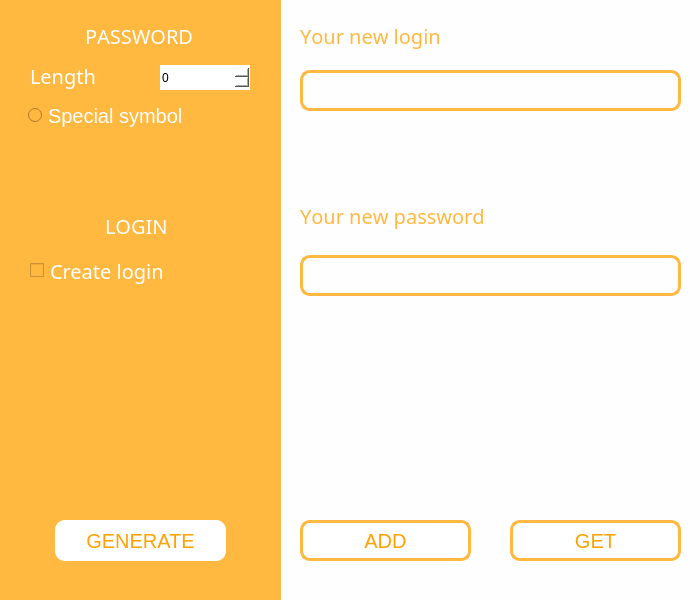
<?xml version="1.0" encoding="UTF-8"?>
<ui version="4.0">
 <class>MainWindow</class>
 <widget class="QMainWindow" name="MainWindow">
  <property name="geometry">
   <rect>
    <x>0</x>
    <y>0</y>
    <width>700</width>
    <height>600</height>
   </rect>
  </property>
  <property name="windowTitle">
   <string>MainWindow</string>
  </property>
  <property name="styleSheet">
   <string notr="true">background-color: #white</string>
  </property>
  <widget class="QWidget" name="centralwidget">
   <property name="styleSheet">
    <string notr="true">background-color: #FFFEFE</string>
   </property>
   <widget class="QFrame" name="frame">
    <property name="enabled">
     <bool>true</bool>
    </property>
    <property name="geometry">
     <rect>
      <x>0</x>
      <y>0</y>
      <width>281</width>
      <height>601</height>
     </rect>
    </property>
    <property name="styleSheet">
     <string notr="true">background-color: #FFB840;
border: #FFB840</string>
    </property>
    <property name="frameShape">
     <enum>QFrame::StyledPanel</enum>
    </property>
    <property name="frameShadow">
     <enum>QFrame::Raised</enum>
    </property>
    <widget class="QLabel" name="label">
     <property name="geometry">
      <rect>
       <x>85</x>
       <y>10</y>
       <width>181</width>
       <height>51</height>
      </rect>
     </property>
     <property name="font">
      <font>
       <family>Microsoft YaHei</family>
       <pointsize>15</pointsize>
       <weight>50</weight>
       <italic>false</italic>
       <bold>false</bold>
       <kerning>false</kerning>
      </font>
     </property>
     <property name="styleSheet">
      <string notr="true">color: white</string>
     </property>
     <property name="text">
      <string>PASSWORD</string>
     </property>
    </widget>
    <widget class="QLabel" name="label_2">
     <property name="geometry">
      <rect>
       <x>30</x>
       <y>60</y>
       <width>111</width>
       <height>31</height>
      </rect>
     </property>
     <property name="font">
      <font>
       <family>Microsoft YaHei</family>
       <pointsize>15</pointsize>
       <weight>50</weight>
       <italic>false</italic>
       <bold>false</bold>
       <kerning>false</kerning>
      </font>
     </property>
     <property name="styleSheet">
      <string notr="true">color: white</string>
     </property>
     <property name="text">
      <string>Length</string>
     </property>
    </widget>
    <widget class="QSpinBox" name="spinBox">
     <property name="geometry">
      <rect>
       <x>160</x>
       <y>65</y>
       <width>90</width>
       <height>25</height>
      </rect>
     </property>
     <property name="styleSheet">
      <string notr="true">background-color: white</string>
     </property>
    </widget>
    <widget class="QRadioButton" name="radioButton">
     <property name="geometry">
      <rect>
       <x>28</x>
       <y>100</y>
       <width>200</width>
       <height>31</height>
      </rect>
     </property>
     <property name="font">
      <font>
       <family>Microsoft YaHei UI</family>
       <pointsize>15</pointsize>
      </font>
     </property>
     <property name="styleSheet">
      <string notr="true">color: white</string>
     </property>
     <property name="text">
      <string>Special symbol</string>
     </property>
    </widget>
    <widget class="QPushButton" name="pushButton">
     <property name="enabled">
      <bool>true</bool>
     </property>
     <property name="geometry">
      <rect>
       <x>55</x>
       <y>520</y>
       <width>171</width>
       <height>41</height>
      </rect>
     </property>
     <property name="font">
      <font>
       <family>Microsoft YaHei UI</family>
       <pointsize>15</pointsize>
      </font>
     </property>
     <property name="mouseTracking">
      <bool>false</bool>
     </property>
     <property name="styleSheet">
      <string notr="true">QPushButton{
	background-color: white;
	color:#FFA100;
	border-radius: 10px;
}</string>
     </property>
     <property name="text">
      <string>GENERATE</string>
     </property>
     <property name="flat">
      <bool>false</bool>
     </property>
    </widget>
    <widget class="QLabel" name="label_3">
     <property name="geometry">
      <rect>
       <x>105</x>
       <y>200</y>
       <width>71</width>
       <height>51</height>
      </rect>
     </property>
     <property name="font">
      <font>
       <family>Microsoft YaHei</family>
       <pointsize>15</pointsize>
       <weight>50</weight>
       <italic>false</italic>
       <bold>false</bold>
       <kerning>false</kerning>
      </font>
     </property>
     <property name="styleSheet">
      <string notr="true">color: white</string>
     </property>
     <property name="text">
      <string>LOGIN</string>
     </property>
    </widget>
    <widget class="QCheckBox" name="checkBox">
     <property name="geometry">
      <rect>
       <x>30</x>
       <y>250</y>
       <width>141</width>
       <height>41</height>
      </rect>
     </property>
     <property name="font">
      <font>
       <family>Microsoft YaHei</family>
       <pointsize>15</pointsize>
      </font>
     </property>
     <property name="styleSheet">
      <string notr="true">color: white</string>
     </property>
     <property name="text">
      <string>Create login</string>
     </property>
    </widget>
   </widget>
   <widget class="QLabel" name="label_4">
    <property name="geometry">
     <rect>
      <x>300</x>
      <y>10</y>
      <width>201</width>
      <height>51</height>
     </rect>
    </property>
    <property name="font">
     <font>
      <family>Microsoft YaHei</family>
      <pointsize>15</pointsize>
      <weight>50</weight>
      <italic>false</italic>
      <bold>false</bold>
      <kerning>false</kerning>
     </font>
    </property>
    <property name="styleSheet">
     <string notr="true">color: #FFB840</string>
    </property>
    <property name="text">
     <string>Your new login</string>
    </property>
   </widget>
   <widget class="QLineEdit" name="lineEdit">
    <property name="enabled">
     <bool>true</bool>
    </property>
    <property name="geometry">
     <rect>
      <x>300</x>
      <y>255</y>
      <width>381</width>
      <height>41</height>
     </rect>
    </property>
    <property name="font">
     <font>
      <family>Microsoft YaHei UI</family>
      <pointsize>12</pointsize>
     </font>
    </property>
    <property name="styleSheet">
     <string notr="true">color: #FFB840;
border-radius : 10px;
border: 3px solid #FFB840
</string>
    </property>
    <property name="inputMask">
     <string/>
    </property>
    <property name="text">
     <string/>
    </property>
   </widget>
   <widget class="QLabel" name="label_5">
    <property name="geometry">
     <rect>
      <x>300</x>
      <y>190</y>
      <width>201</width>
      <height>51</height>
     </rect>
    </property>
    <property name="font">
     <font>
      <family>Microsoft YaHei</family>
      <pointsize>15</pointsize>
      <weight>50</weight>
      <italic>false</italic>
      <bold>false</bold>
      <kerning>false</kerning>
     </font>
    </property>
    <property name="styleSheet">
     <string notr="true">color: #FFB840</string>
    </property>
    <property name="text">
     <string>Your new password</string>
    </property>
   </widget>
   <widget class="QLineEdit" name="lineEdit_2">
    <property name="enabled">
     <bool>true</bool>
    </property>
    <property name="geometry">
     <rect>
      <x>300</x>
      <y>70</y>
      <width>381</width>
      <height>41</height>
     </rect>
    </property>
    <property name="font">
     <font>
      <family>Microsoft YaHei UI</family>
      <pointsize>12</pointsize>
     </font>
    </property>
    <property name="styleSheet">
     <string notr="true">color: #FFB840;
border-radius : 10px;
border: 3px solid #FFB840
</string>
    </property>
    <property name="inputMask">
     <string/>
    </property>
    <property name="text">
     <string/>
    </property>
   </widget>
   <widget class="QPushButton" name="pushButton_2">
    <property name="enabled">
     <bool>true</bool>
    </property>
    <property name="geometry">
     <rect>
      <x>300</x>
      <y>520</y>
      <width>171</width>
      <height>41</height>
     </rect>
    </property>
    <property name="font">
     <font>
      <family>Microsoft YaHei UI</family>
      <pointsize>15</pointsize>
     </font>
    </property>
    <property name="mouseTracking">
     <bool>false</bool>
    </property>
    <property name="styleSheet">
     <string notr="true">QPushButton{
	background-color: white;
	color:#FFA100;
	border-radius: 10px;
	border: 3px solid #FFB840
}</string>
    </property>
    <property name="text">
     <string>ADD</string>
    </property>
    <property name="flat">
     <bool>false</bool>
    </property>
   </widget>
   <widget class="QPushButton" name="pushButton_3">
    <property name="enabled">
     <bool>true</bool>
    </property>
    <property name="geometry">
     <rect>
      <x>510</x>
      <y>520</y>
      <width>171</width>
      <height>41</height>
     </rect>
    </property>
    <property name="font">
     <font>
      <family>Microsoft YaHei UI</family>
      <pointsize>15</pointsize>
     </font>
    </property>
    <property name="mouseTracking">
     <bool>false</bool>
    </property>
    <property name="styleSheet">
     <string notr="true">QPushButton{
	background-color: white;
	color:#FFA100;
	border-radius: 10px;
	border: 3px solid #FFB840
}</string>
    </property>
    <property name="text">
     <string>GET</string>
    </property>
    <property name="flat">
     <bool>false</bool>
    </property>
   </widget>
  </widget>
 </widget>
 <resources/>
 <connections/>
</ui>
